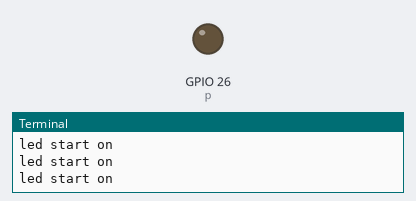
Bench run of a program on a simulated Raspberry Pi (BCM pin numbers). Shown: output pins drawn as LEDs (lit = HIGH), the last lines printed to the terminal.

Above: at 0.4 s.
At 5.03 s:
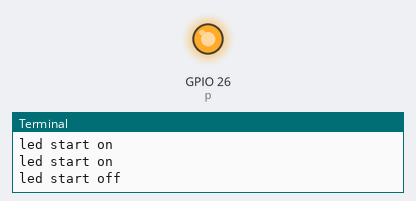
Timing chart, 0 to 13.0 s (numbered marks = the images above):
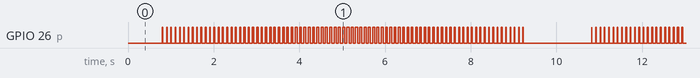

The program:

pwm.py
```python
import RPi.GPIO as IO
import time
IO.setwarnings(False)
IO.setmode (IO.BCM)
IO.setup(26,IO.OUT)
p = IO.PWM(26,10)
p.start(0)
while 1:
    for x in range (50):
        p.ChangeDutyCycle(x)
        print("led start on")
        time.sleep(0.1)
    for x in range (50):
        p.ChangeDutyCycle(50-x)
        print("led start off")
        time.sleep(0.1)
```

Measured:
- by itself, GPIO 26 (p): repeats every 10.0 s: 58 × (HIGH 0.03 s, LOW 0.07 s), HIGH 0.01 s, LOW 1.6 s, 26 × (HIGH 0.01 s, LOW 0.09 s)
